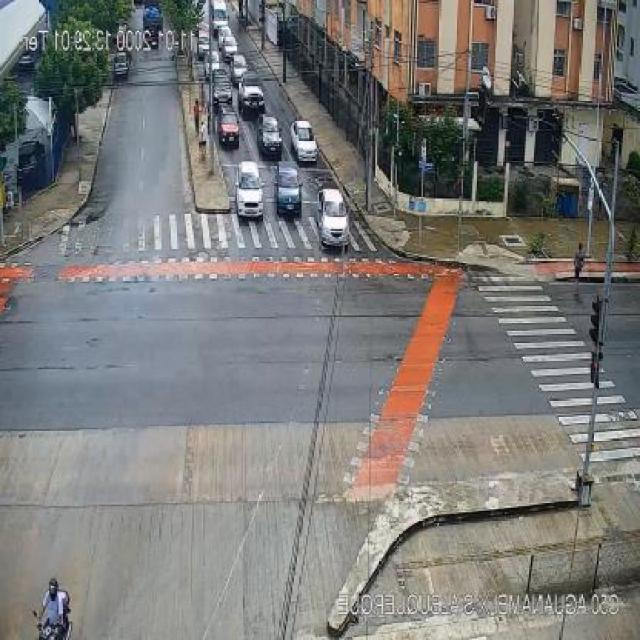
#> input picture data/new_dataset/images/aguanambi-2670_png_jpg.rf.1287a75cc98666be54dfa494d7b2bfe8.jpg, 640 x 640 px
$ python -i helpers.py   (imports and definitions only)
#> lines starting #> are read from the running program, lines starting #| are printed output that depends on the picture
import cv2
import numpy as np
from PIL import Image


def crop_yolo_subpix(img: np.ndarray, x_c: float, y_c: float, w: float, h: float) -> np.ndarray:
    H, W = img.shape[:2]
    patch_w = w * W
    patch_h = h * H
    center = (x_c * W, y_c * H)
    size = (int(round(patch_w)), int(round(patch_h)))
    return cv2.getRectSubPix(img, patchSize=size, center=center)


def sharpen_image(img_pil):
    img_cv = cv2.cvtColor(np.array(img_pil), cv2.COLOR_RGB2BGR)
#> img_cv is the input picture: shape (640, 640, 3); mean B, G, R 121, 122.9, 123.8
    kernel = np.array([[0, -1, 0], [-1, 5, -1], [0, -1, 0]])
    sharpened = cv2.filter2D(img_cv, -1, kernel)
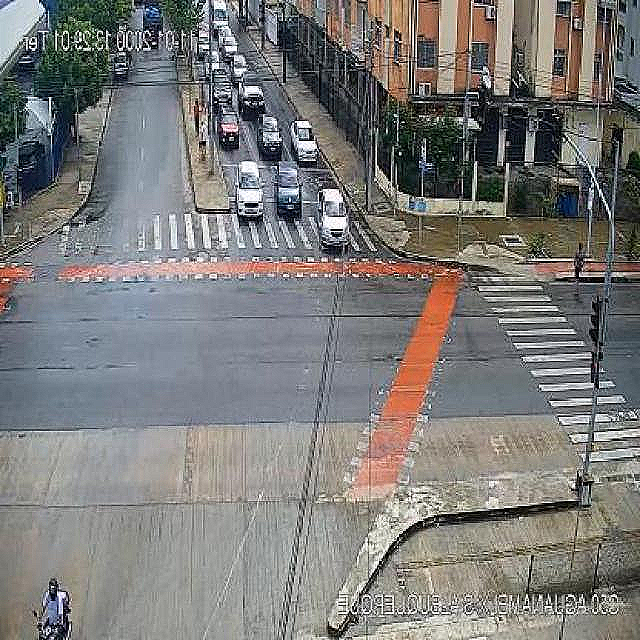
#> sharpened: shape (640, 640, 3); mean B, G, R 121.5, 123.4, 124.4
    img_sharp = Image.fromarray(cv2.cvtColor(sharpened, cv2.COLOR_BGR2RGB))
    return img_sharp

>>> import cv2
>>> picture = cv2.cvtColor(cv2.imread('../../data/new_dataset/images/aguanambi-2670_png_jpg.rf.1287a75cc98666be54dfa494d7b2bfe8.jpg'), cv2.COLOR_BGR2RGB)
>>> result = sharpen_image(picture)

$ run again, on data/new_dataset/images/aguanambi-3125_png_jpg.rf.c928762f63b976739588cd27f57fcede.jpg
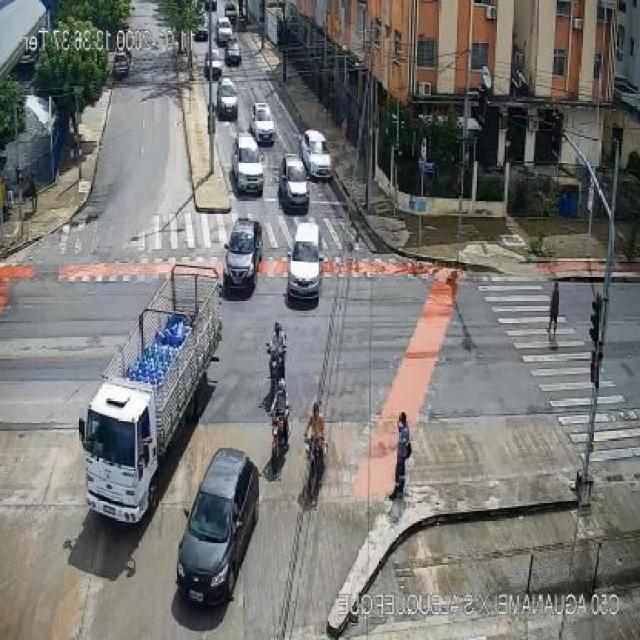
#> input picture data/new_dataset/images/aguanambi-3125_png_jpg.rf.c928762f63b976739588cd27f57fcede.jpg, 640 x 640 px
#> in sharpen_image, img_cv is the input picture: shape (640, 640, 3); mean B, G, R 115.9, 118, 118.8
#> in sharpen_image, `sharpened = cv2.filter2D(img_cv, -1, kernel)`:
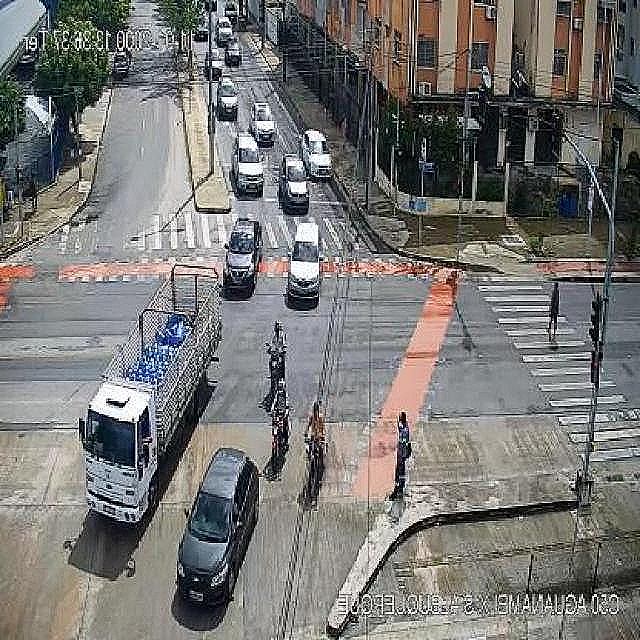
#> sharpened: shape (640, 640, 3); mean B, G, R 116.5, 118.6, 119.6

$ run again, on data/new_dataset/images/aguanambi-3275_png_jpg.rf.77be8ec5a4c83e355c850ea89764c192.jpg
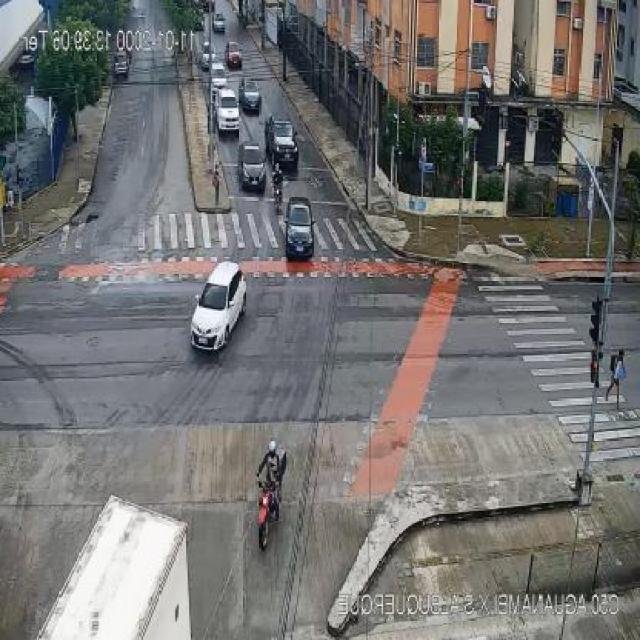
#> input picture data/new_dataset/images/aguanambi-3275_png_jpg.rf.77be8ec5a4c83e355c850ea89764c192.jpg, 640 x 640 px
#> in sharpen_image, img_cv is the input picture: shape (640, 640, 3); mean B, G, R 113.7, 114.5, 115.4
#> in sharpen_image, `sharpened = cv2.filter2D(img_cv, -1, kernel)`:
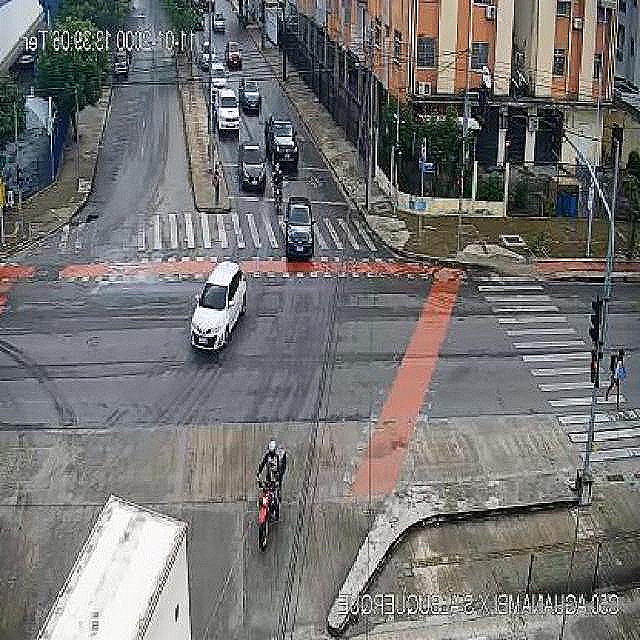
#> sharpened: shape (640, 640, 3); mean B, G, R 114.2, 115, 116

$ run again, on data/new_dataset/images/aguanambi-4255_png_jpg.rf.1aaeafcaa45d001401fd35bb2c7788ea.jpg
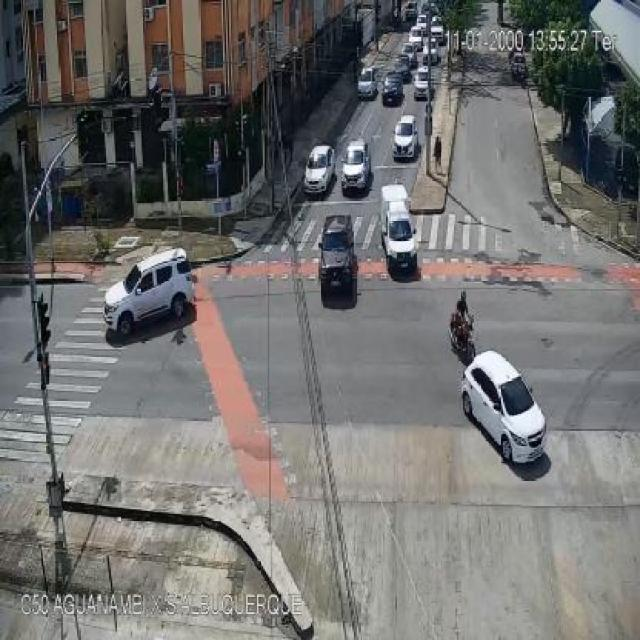
#> input picture data/new_dataset/images/aguanambi-4255_png_jpg.rf.1aaeafcaa45d001401fd35bb2c7788ea.jpg, 640 x 640 px
#> in sharpen_image, img_cv is the input picture: shape (640, 640, 3); mean B, G, R 111.2, 112.4, 112.9
#> in sharpen_image, `sharpened = cv2.filter2D(img_cv, -1, kernel)`:
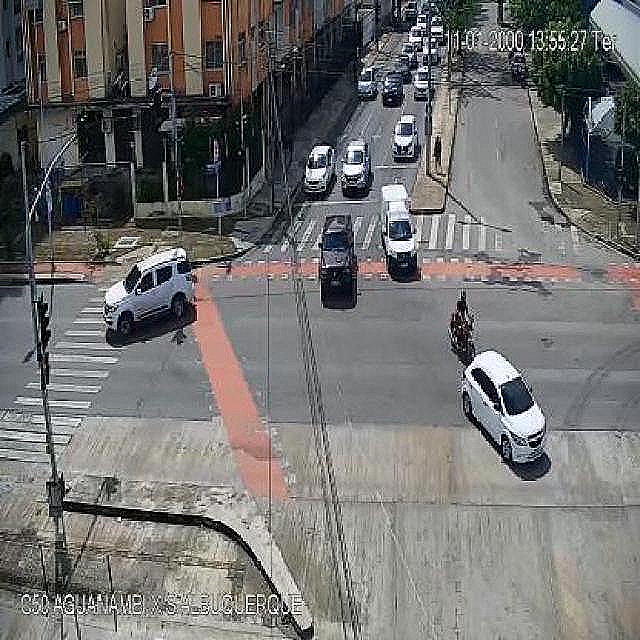
#> sharpened: shape (640, 640, 3); mean B, G, R 111.9, 113.2, 113.9
